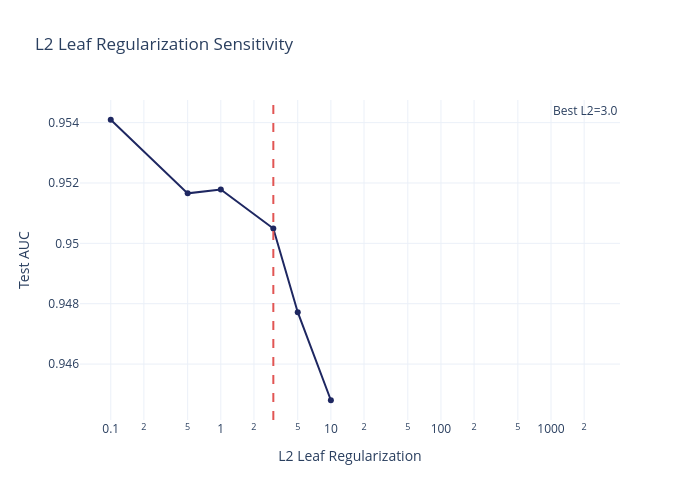

Notebook source saved alongside this figure:
### Markdown cell above
---
## 9. L2 Regularization (leaf weight) Sensitivity

### Code cell
# Sweep L2 regularization with fixed other parameters
best_cb_params = best_cb.get_params()
l2_values = [0.1, 0.5, 1.0, 3.0, 5.0, 10.0]
l2_results = []

for l2 in l2_values:
    cb_l2 = CatBoostClassifier(
        iterations=best_cb_params.get("iterations", 100),
        depth=best_cb_params.get("depth", 6),
        learning_rate=best_cb_params.get("learning_rate", 0.1),
        l2_leaf_reg=l2,
        subsample=best_cb_params.get("subsample", 1.0),
        scale_pos_weight=pos_weight,
        random_state=RANDOM_STATE,
        verbose=0,
    )

    cb_l2.fit(X_train_prep, y_train, verbose=False)
    y_score_l2 = cb_l2.predict_proba(X_test_prep)[:, 1]

    l2_results.append({
        "l2_leaf_reg": l2,
        "auc": roc_auc_score(y_test, y_score_l2),
    })

df_l2 = pd.DataFrame(l2_results)
fig_l2 = go.Figure()
fig_l2.add_trace(go.Scatter(
    x=df_l2["l2_leaf_reg"], y=df_l2["auc"],
    name="Test AUC", line=dict(color=COLORS["navy"], width=2),
    mode="lines+markers",
))
fig_l2.add_vline(x=best_cb_params.get("l2_leaf_reg", 3), line_dash="dash", line_color=COLORS["red"],
                  annotation_text=f"Best L2={best_cb_params.get('l2_leaf_reg', 3)}")
fig_l2.update_layout(
    title="L2 Leaf Regularization Sensitivity",
    xaxis_title="L2 Leaf Regularization",
    xaxis_type="log",
    yaxis_title="Test AUC",
    height=500, width=700,
)
fig_l2.show()
save_chart(fig_l2, MODEL_SLUG, "l2_regularization_sensitivity")

### Figure 1 — Plotly figure (JSON) as saved in the notebook; plotly's stock layout.template omitted (floating-point values rounded to 4 significant figures)
{"data": [{"line": {"color": "#1E2761", "width": 2}, "mode": "lines+markers", "name": "Test AUC", "type": "scatter", "x": [0.1, 0.5, 1.0, 3.0, 5.0, 10.0], "y": [0.9541, 0.9517, 0.9518, 0.9505, 0.9477, 0.9448]}], "layout": {"annotations": [{"showarrow": false, "text": "Best L2=3.0", "x": 3, "xanchor": "left", "xref": "x", "y": 1, "yanchor": "top", "yref": "y domain"}], "height": 500, "shapes": [{"line": {"color": "#E15554", "dash": "dash"}, "type": "line", "x0": 3, "x1": 3, "xref": "x", "y0": 0, "y1": 1, "yref": "y domain"}], "title": {"text": "L2 Leaf Regularization Sensitivity"}, "width": 700, "xaxis": {"title": {"text": "L2 Leaf Regularization"}, "type": "log"}, "yaxis": {"title": {"text": "Test AUC"}}}}
